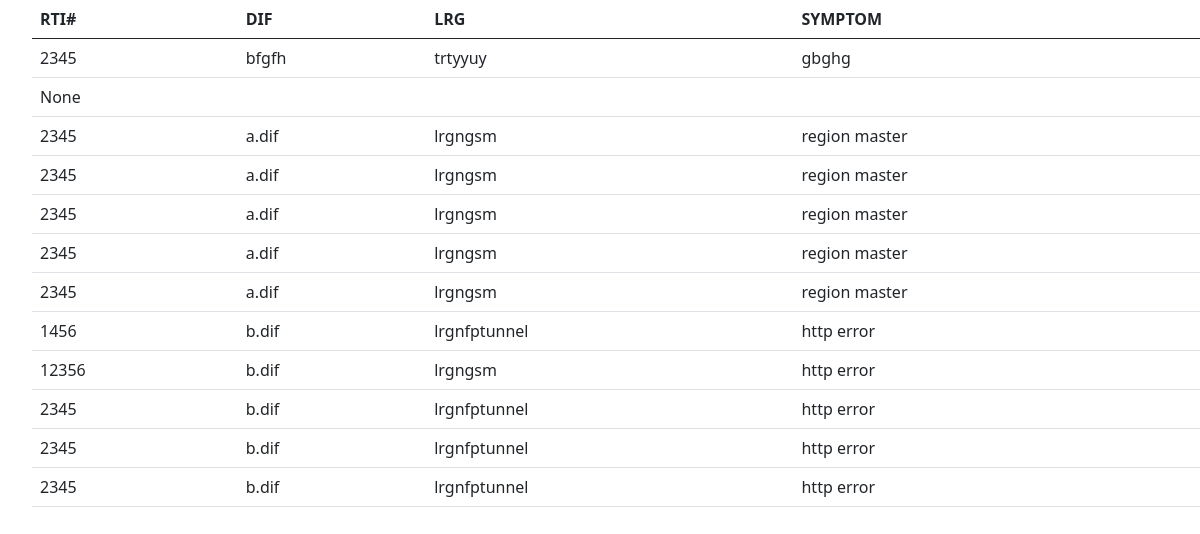
Page /label/list/ on the committed database.
### analyzer/models.py (models this page shows, shortened)
class RTI(models.Model):
   rti_no = models.IntegerField(null=True)
   rti_label = models.CharField(max_length = 50)
   rti_lrg = models.CharField(max_length = 50)
   rti_dif = models.CharField(max_length = 50)
   rti_symptom = models.CharField(max_length = 50)
   status = (
        ('A', 'Active'),
        ('I', 'IGNORE'),
        ('C', 'CRITICAL'),
    )
   rti_status = models.CharField(max_length = 50, choices=status,default = 'A')

### analyzer/views.py (the view)
# urls.py: path('list/', views.RtiList.as_view()),
class RtiList(ListView):
   model = RTI

### analyzer/templates/analyzer/rti_list.html (shortened to what this page needs)
<head>
    <link href="https://cdn.jsdelivr.net/npm/bootstrap@5.0.0/dist/css/bootstrap.min.css" rel="stylesheet">
</head>
<body>
<ul>
<table class="table">
  <thead>
    <tr>
      <th scope="col">RTI#</th>
      <th scope="col">DIF</th>
      <th scope="col">LRG</th>
      <th scope="col">SYMPTOM</th>
    </tr>
  </thead>
  <tbody>
{% for object in object_list %}
    <tr>
      <td>{{ object.rti_no }}</td>
      <td>{{ object.rti_dif }}</td>
      <td>{{ object.rti_lrg }}</td>
      <td>{{ object.rti_symptom }}</td>
    </tr>
{% endfor %}
  </tbody>
</table>
</body>

### rows in the picture
RTI: rti_no "2345", rti_dif "bfgfh", rti_lrg "trtyyuy", rti_symptom "gbghg"
RTI: rti_no "None"
RTI: rti_no "2345", rti_dif "a.dif", rti_lrg "lrgngsm", rti_symptom "region master"
RTI: rti_no "2345", rti_dif "a.dif", rti_lrg "lrgngsm", rti_symptom "region master"
RTI: rti_no "2345", rti_dif "a.dif", rti_lrg "lrgngsm", rti_symptom "region master"
RTI: rti_no "2345", rti_dif "a.dif", rti_lrg "lrgngsm", rti_symptom "region master"
RTI: rti_no "2345", rti_dif "a.dif", rti_lrg "lrgngsm", rti_symptom "region master"
RTI: rti_no "1456", rti_dif "b.dif", rti_lrg "lrgnfptunnel", rti_symptom "http error"
RTI: rti_no "12356", rti_dif "b.dif", rti_lrg "lrgngsm", rti_symptom "http error"
RTI: rti_no "2345", rti_dif "b.dif", rti_lrg "lrgnfptunnel", rti_symptom "http error"
RTI: rti_no "2345", rti_dif "b.dif", rti_lrg "lrgnfptunnel", rti_symptom "http error"
RTI: rti_no "2345", rti_dif "b.dif", rti_lrg "lrgnfptunnel", rti_symptom "http error"
